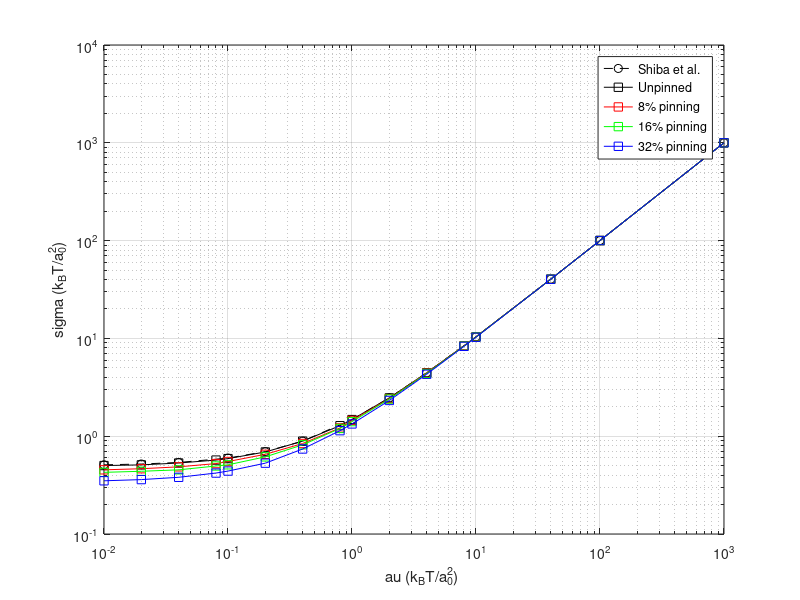

Reproduce this figure in MATLAB.
tau_shiba = [0.01, 0.02, 0.04, ...
    0.1, 0.2, 0.4, ...
    1.0, 2.0, 4.0, ...
    10, 40, ...
    100, ...
    1000];
   
sigma_shiba = [0.509713537, 0.519494765, 0.538834329, ...
    0.597235415, 0.694884157, 0.890458633, ...
    1.47868855, 2.462251327, 4.435035741, ...
    10.37539235, 40.23293487, ...
    100.1352802, ...
    1000.018997]; 

tau = [0.01, 0.02, 0.04, 0.08, ...
       0.1, 0.2, 0.4, 0.8, ...
       1.0, 2.0, 4.0, 8.0, ...
       10.0,40.0...
       100.0, ...
       1000.0];
   
sigma_unpinned = [0.501, 0.5091, 0.532, 0.570, ...
                0.590, 0.690, 0.890, 1.2805, ...
                1.479, 2.465, 4.448, 8.410, ...
                10.400, 40.280, ...
                100.18, ...
                1000.03];
            
sigma_normal_8 = [0.4532, 0.465, 0.486, 0.525, ...
    0.551, 0.653, 0.842, 1.2164, ...
    1.451, 2.42, 4.42, 8.380, ...
    10.370, 40.255, ... 
    100.17, ...
    1000.03];

sigma_normal_16 = [0.427, 0.438, 0.453, 0.496, ...
    0.510, 0.615, 0.816, 1.200, ...
    1.41, 2.400, 4.380, 8.350, ...
    10.340, 40.245, ...
    100.15, ...
    1000.02];
   
sigma_normal_32 = [0.350, 0.360, 0.380, 0.420, ...
    0.440, 0.530, 0.740, 1.139, ...
    1.335, 2.320, 4.300, 8.300, ...
    10.280, 40.215, ...
    100.13, ...
    1000.02];

%------------------ Plot -------------------%
loglog(tau_shiba,sigma_shiba,"ko--")
hold on
loglog(tau,sigma_unpinned,"ks-")
hold on
loglog(tau,sigma_normal_8,"rs-")
hold on
loglog(tau,sigma_normal_16,"gs-")
hold on
loglog(tau,sigma_normal_32,"bs-")
hold on
grid on
xlabel("\tau (k_BT/a_0^2)")
ylabel("\sigma (k_BT/a_0^2)")
legend('Shiba et al.','Unpinned','8% pinning','16% pinning','32% pinning')